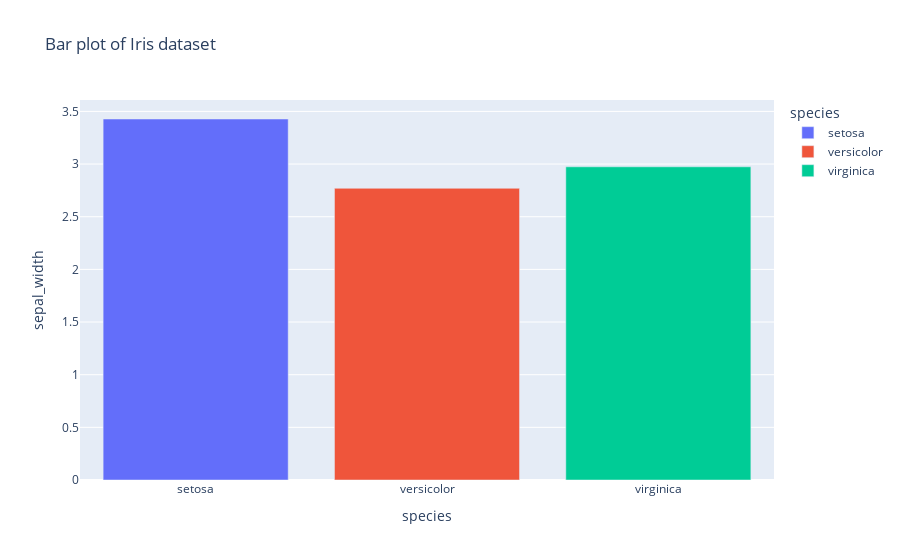

This figure's notebook cell:
### Code cell
#group values based on means
df_bar1=df.groupby('species').mean().reset_index()

fig3=px.bar(df_bar1,x='species',y='sepal_width', title='Bar plot of Iris dataset', color='species')
fig3.show()

### Figure 1 — Plotly figure (JSON) as saved in the notebook; plotly's stock layout.template omitted (floating-point values rounded to 4 significant figures)
{"data": [{"alignmentgroup": "True", "hovertemplate": "species=%{x}<br>sepal_width=%{y}<extra></extra>", "legendgroup": "setosa", "marker": {"color": "#636efa", "pattern": {"shape": ""}}, "name": "setosa", "offsetgroup": "setosa", "orientation": "v", "showlegend": true, "textposition": "auto", "type": "bar", "x": ["setosa"], "xaxis": "x", "y": [3.428], "yaxis": "y"}, {"alignmentgroup": "True", "hovertemplate": "species=%{x}<br>sepal_width=%{y}<extra></extra>", "legendgroup": "versicolor", "marker": {"color": "#EF553B", "pattern": {"shape": ""}}, "name": "versicolor", "offsetgroup": "versicolor", "orientation": "v", "showlegend": true, "textposition": "auto", "type": "bar", "x": ["versicolor"], "xaxis": "x", "y": [2.77], "yaxis": "y"}, {"alignmentgroup": "True", "hovertemplate": "species=%{x}<br>sepal_width=%{y}<extra></extra>", "legendgroup": "virginica", "marker": {"color": "#00cc96", "pattern": {"shape": ""}}, "name": "virginica", "offsetgroup": "virginica", "orientation": "v", "showlegend": true, "textposition": "auto", "type": "bar", "x": ["virginica"], "xaxis": "x", "y": [2.974], "yaxis": "y"}], "layout": {"barmode": "relative", "legend": {"title": {"text": "species"}, "tracegroupgap": 0}, "title": {"text": "Bar plot of Iris dataset"}, "xaxis": {"anchor": "y", "categoryarray": ["setosa", "versicolor", "virginica"], "categoryorder": "array", "domain": [0, 1], "title": {"text": "species"}}, "yaxis": {"anchor": "x", "domain": [0, 1], "title": {"text": "sepal_width"}}}}
